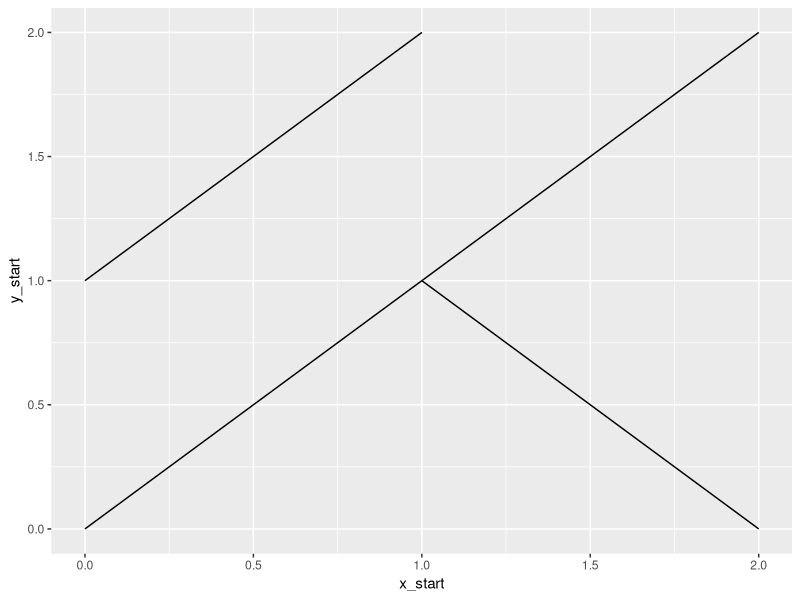
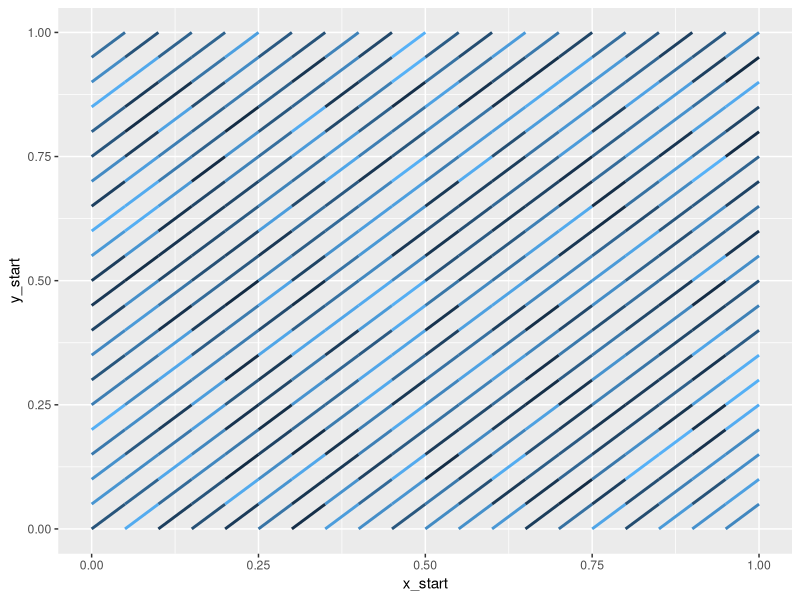
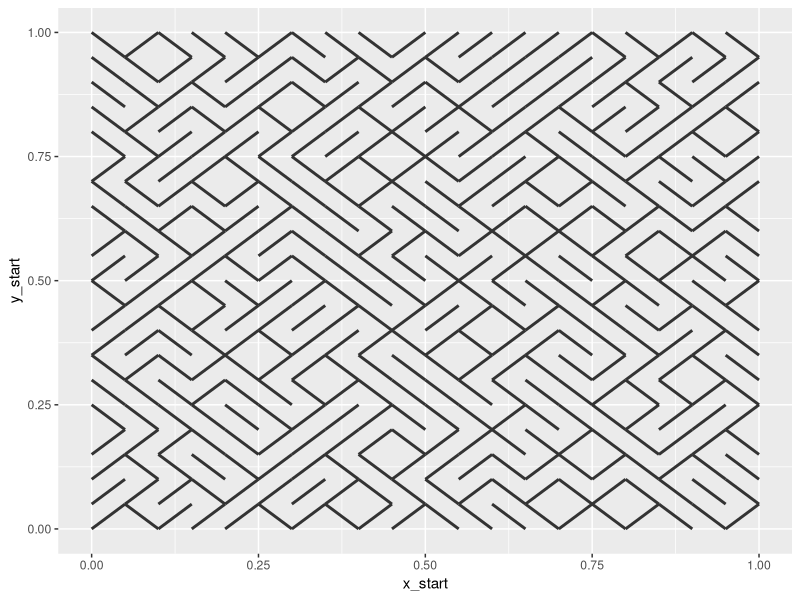
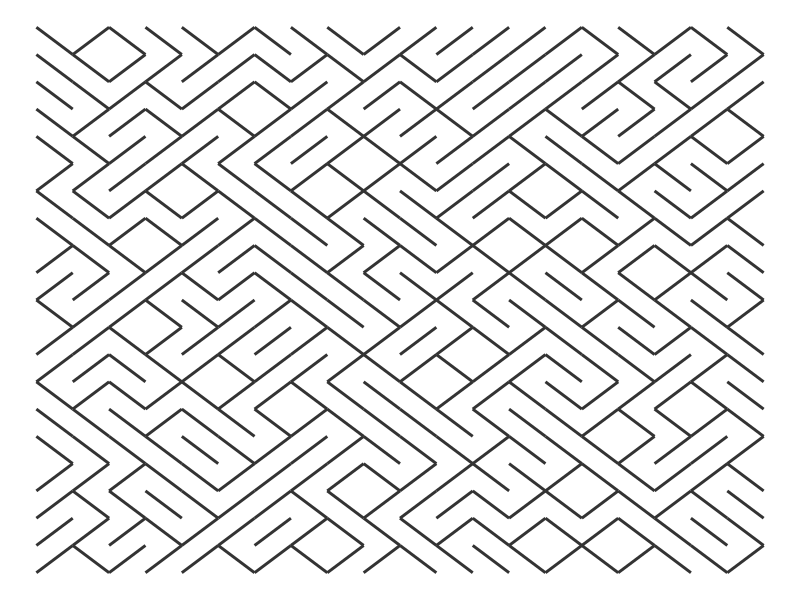
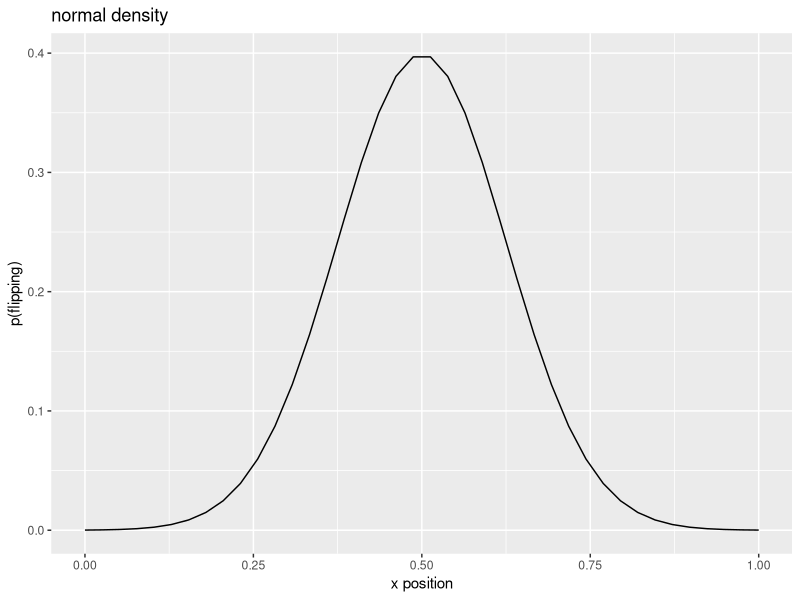
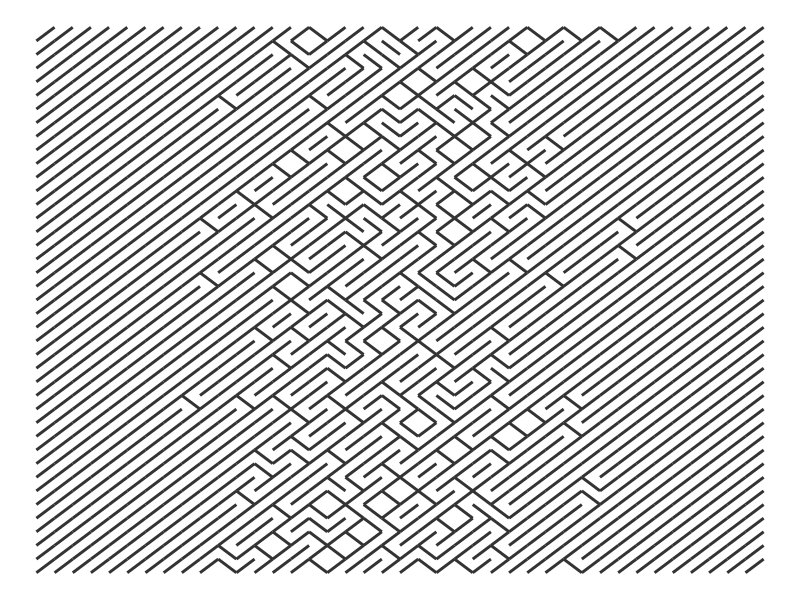
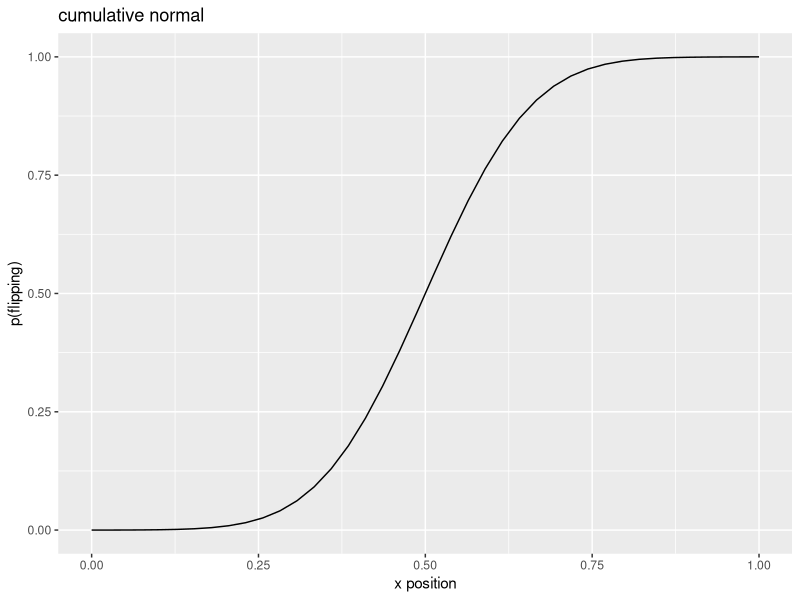
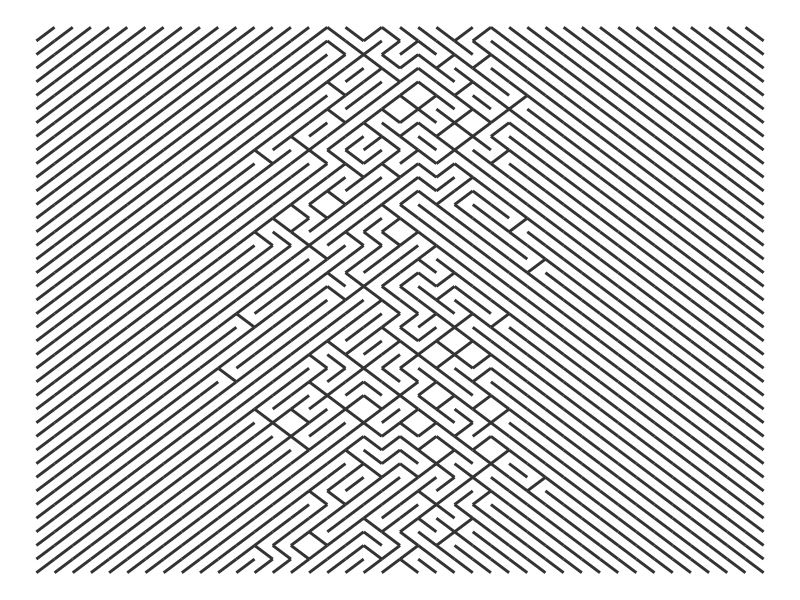

Write R code to recreate these figures, in order.
## ---- chunk 1
knitr::opts_chunk$set(fig.asp = 1)
## ---- chunk 2
set.seed(20210215)

sample_n_slashes <- function(n) {
  sample(c("/", "\\"), size = n, replace = TRUE)
}

withr::with_options(
  list(width = 40), 
  cat(sample_n_slashes(800), sep = "", fill = TRUE)
)
## ---- chunk 3
library(ggplot2)
library(dplyr)

data <- tibble::tribble(
  ~row, ~col, ~x_start, ~x_end, ~y_start, ~y_end,
     1,    1,        0,      1,        0,      1,
     1,    2,        1,      2,        1,      0, # flipped
     2,    1,        0,      1,        1,      2,
     2,    2,        1,      2,        1,      2
)
  
ggplot(data) + 
  aes(x = x_start, xend = x_end, y = y_start, yend = y_end) +
  geom_segment()
## ---- chunk 4
# We want a 20 by 20 grid
rows <- 20
cols <- 20

x_points <- seq(0, 1, length.out = cols + 1)
x_starts <- head(x_points, -1)
x_ends <- tail(x_points, -1)

y_points <- seq(0, 1, length.out = rows + 1)
y_starts <- head(y_points, -1)
y_ends <- tail(y_points, -1)
## ---- chunk 5
grid <- tidyr::crossing(
  # columns
  tibble(x_start = x_starts, x_end = x_ends),
  # rows
  tibble(y_start = y_starts, y_end = y_ends)
) %>%
  # So values move left to right, bottom to top
  arrange(y_start, y_end)

# 400 rows because 20 rows x 20 columns
grid
## ---- chunk 6
ggplot(grid) +
  aes(
    x = x_start, 
    y = y_start, 
    xend = x_end, 
    yend = y_end, 
    color = runif(400)
  ) +
  geom_segment(size = 1) + 
  guides(color = FALSE)
## ---- chunk 7
p_flip <- .5

grid <- grid %>%
  arrange(y_start, y_end) %>% 
  mutate(
    p_flip = p_flip,
    flip = runif(length(y_end)) <= p_flip,
    y_temp1 = y_start,
    y_temp2 = y_end,
    y_start = ifelse(flip, y_temp2, y_temp1),
    y_end = ifelse(flip, y_temp1, y_temp2)
  ) %>%
  select(x_start:y_end, p_flip)

ggplot(grid) +
  aes(x = x_start, y = y_start, xend = x_end, yend = y_end) +
  geom_segment(size = 1, color = "grey20") 

last_plot() + theme_void()
## ---- chunk 8
make_10_print_data <- function(rows = 20, cols = 20, p_flip = .5) {
  x_points <- seq(0, 1, length.out = cols + 1)
  x_starts <- head(x_points, -1)
  x_ends <- tail(x_points, -1)
  
  y_points <- seq(0, 1, length.out = rows + 1)
  y_starts <- head(y_points, -1)
  y_ends <- tail(y_points, -1)

  grid <- tidyr::crossing(
    data.frame(x_start = x_starts, x_end = x_ends),
    data.frame(y_start = y_starts, y_end = y_ends)
  )

  grid %>%
    arrange(y_start, y_end) %>% 
    mutate(
      p_flip = p_flip,
      flip = runif(length(y_end)) <= p_flip,
      y_temp1 = y_start,
      y_temp2 = y_end,
      y_start = ifelse(flip, y_temp2, y_temp1),
      y_end = ifelse(flip, y_temp1, y_temp2)
    ) %>%
    select(x_start:y_end, p_flip)
}

draw_10_print <- function(rows = 20, cols = 20, p_flip = .5) {
  grid <- make_10_print_data(
    rows = rows, 
    cols = cols, 
    p_flip = p_flip
  )

  ggplot(grid) +
    aes(x = x_start, y = y_start, xend = x_end, yend = y_end) +
    geom_segment(size = 1, color = "grey20") 
}
## ---- chunk 9
xs <- seq(0, 1, length.out = 40)
p_flip <- dnorm(seq(-4, 4, length.out = 40))

ggplot(data.frame(x = xs, y = p_flip)) + 
  aes(x, y) + 
  geom_line() + 
  labs(
    x = "x position", 
    y = "p(flipping)",
    title = "normal density"
  )

# We repeat p_flip for each row of the grid
draw_10_print(rows = 40, cols = 40, p_flip = rep(p_flip, 40)) + 
  theme_void()
## ---- chunk 10
xs <- seq(0, 1, length.out = 40)
p_flip <- pnorm(seq(-4, 4, length.out = 40))

ggplot(data.frame(x = xs, y = p_flip)) + 
  aes(x, y) + 
  geom_line() + 
  labs(
    x = "x position", 
    y = "p(flipping)", 
    title = "cumulative normal"
  )

draw_10_print(rows = 40, cols = 40, p_flip = rep(p_flip, 40)) + 
  theme_void()
## ---- chunk 11
xs <- seq(0, 1, length.out = 40)
p_flip <- dcauchy(seq(-4, 4, length.out = 40))

ggplot(data.frame(x = xs, y = p_flip)) + 
  aes(x, y) + 
  geom_line() + 
  labs(
    x = "x position", 
    y = "p(flipping)",
    title = "Cauchy density"
  )

draw_10_print(rows = 40, cols = 40, p_flip = rep(p_flip, 40)) + 
  theme_void()
## ---- chunk 12
# Use flipped exponential densities as probabilities
p_flip <- c(
  dexp(seq(0, 4, length.out = 20)),
  dexp(seq(4, 0, length.out = 20))
)

ggplot(data.frame(x = xs, y = p_flip)) + 
  aes(x, y) + 
  geom_line() + 
  labs(
    x = "x position", 
    y = "p(flipping)", 
    title = "exponential + flipped exponential"
  )

draw_10_print(rows = 40, cols = 40, p = rep(p_flip, 40)) +
  theme_void() 
## ---- chunk 13
boost_probs <- function(p_flip, nrows, factor = 1.1) {
  output <- p_flip
  for (i in seq_len(nrows - 1)) {
    p_flip <- p_flip * factor
    output <- c(output, p_flip)
  }
  output
}

draw_10_print(
  cols = 40, 
  rows = 40, 
  p = boost_probs(runif(40), 40, 1.1)
) +
  theme_void()
## ---- chunk 14
char_counts <- janeaustenr::prideprejudice %>% 
  tolower() %>% 
  stringr::str_split("") %>% 
  unlist() %>% 
  table()

letter_counts <- char_counts[letters] %>% as.vector()
p_letter <- letter_counts / sum(letter_counts)

ggplot(data.frame(x = letters, y = p_letter)) + 
  aes(x, y, label = x) + 
  geom_text() +
  labs(
    x = NULL, 
    y = "p(letter)", 
    title = "letter frequencies in Pride and Prejudice"
  )
## ---- chunk 15
draw_10_print(cols = 26, rows = 80, p = rep(p_letter, 80)) +
  theme_void() 
## ---- chunk 16
.parent_doc <- knitr::current_input()
## ---- chunk 17
